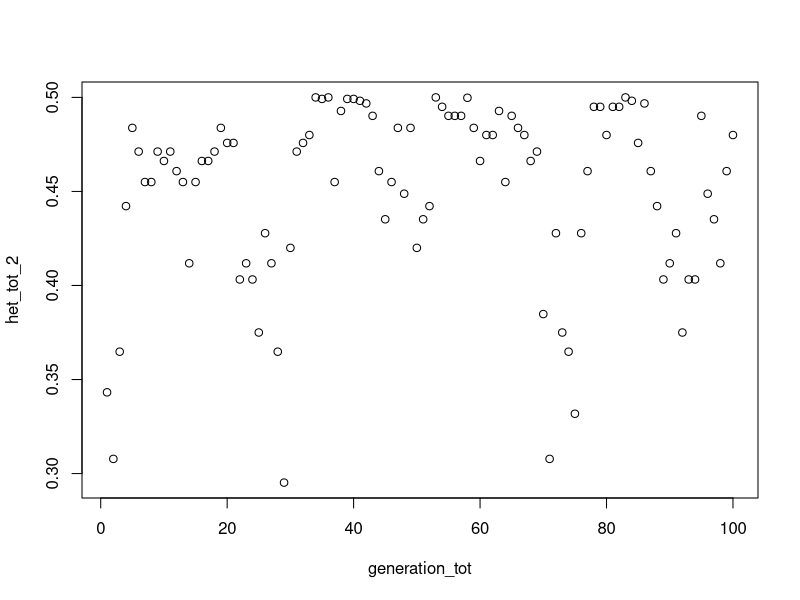
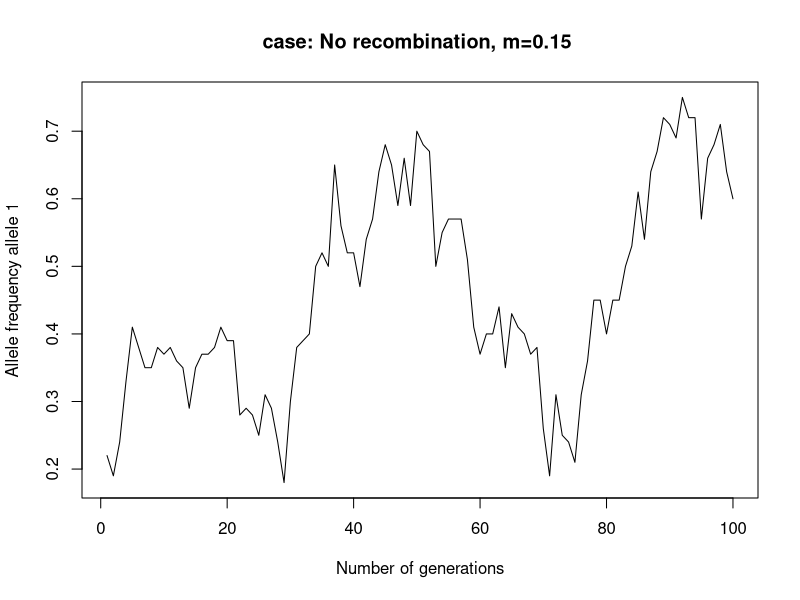

Write the R code that produced these figures, in order.
# script to simulate overdominance without migration...

# Richmond change...
#setwd("C:/Users/z5122213/Desktop/r_overdominance")
setwd("~/R")

# how many loci are being modeled

nloci<-2

# how many metapopulations
meta<-1

# how many generations are we simulating
gens<-100

# what is the total pop size
popsize<-50

# what years are individuals being transferred

transfer<-400 # setting this to a high number in order to skip transfers...

# how many individuals are being transferred per transfer (currently restricted to 1 or 2)

numtrans<-0 # not doing transfers

# how many offspring does each pairing produce?
pairings<-10

# does recombination happen in males? TRUE = yes, FALSE = no
mrecomb<-TRUE

# how many replicates to run
replicates<-1

# file name info...
scenarioname<-"scenario1"
dir.create(scenarioname)

# need to loop over a range of crossing over rates...
for(c in seq(0,0,0)){
 
 message("c = ",c)
  
  # need to loop over a range of mortality rates due to homozygosity
  for(m in seq(0.15,0.15)){
    message("m = ",m)

    # need to loop through a series of replicate runs...
    for(i in 1:replicates){
      message("i = ",i)
      locilist<-list()
      allelefreqp1<-list()
      # first need to generate a base population...
      # Name the alleles at loci 1 (the potentially lethal one...)
      locilist[[1]]<-c(1,2)
      # Allele frequencies for loci 1
      allelefreqp1[[1]]<-c(0.2,0.8)
      # Name the alleles at loci 2 (the neutral one...)
      locilist[[2]]<-c(10,20)
      # Allele frequencies for loci 2
      allelefreqp1[[2]]<-c(0.5,0.5)

      # Calculating the number of individuals/meta population
      metasz<-c(popsize/meta)
  
      # Create a data.frame to track details...
      popgenome1<-as.data.frame(matrix(ncol=nloci*2+6,nrow=metasz))
  
      # first column is sex
      popgenome1[1:(metasz/2),1]<-"Male"
      popgenome1[(metasz/2+1):metasz,1]<-"Female"
  
      # second column is population
      popgenome1[,2]<-1
  
      # third column is generation
      popgenome1[,3]<-0
  
      # fourth column is male parent
      popgenome1[,4]<-0
  
      # fifth column is female parent
      popgenome1[,5]<-0
  
      # sixth column is generation individual number
      popgenome1[,6]<-rownames(popgenome1)
  
      
      # generate initial genotypes for population 1
      
      # going to put the two loci on a single stretch of chromosome one after the other in the data table
      for(k in 1:nloci){
        popgenome1[1:metasz,(k+6)]<-sample(locilist[[k]], size=metasz, replace=TRUE, prob=allelefreqp1[[k]])
        popgenome1[1:metasz,(k+8)]<-sample(locilist[[k]], size=metasz, replace=TRUE, prob=allelefreqp1[[k]])
      }
  
      # We have our population genomes, now we have to simulate the population over time...
  
      pop1<-popgenome1
     
      #heterozygosity variables
      het_tot_1=list()
      het_tot_2=list()
      generation_tot=list()
      alle_freq__tot_1=list()
  
      for (g in 1:gens){
        #message("g = ",g)
        # males and females from pop 1
        malep1<-which(popgenome1$V1=="Male")
        femalep1<-which(popgenome1$V1=="Female")
    
        # create matrix into which parent combinations are placed
        parents1<-matrix(nrow=metasz,ncol=2)
    
        # select males and females that are mating with each other - males column 1 females column 2
        parents1[,1]<-sample(as.numeric(malep1), size=metasz, replace=TRUE, prob=NULL)
        parents1[,2]<-sample(as.numeric(femalep1), size=metasz, replace=TRUE, prob=NULL)
        
        # have parents, now lets make offspring making pairings*offspring/pairing young
        offspring1<-as.data.frame(matrix(nrow=metasz*pairings,ncol=(7+nloci*2)))
        
        # now have to loop through the pairings to make offspring...
        for(p in 1:dim(parents1)[1]){
          # give the offspring a sex
          offspring1[((p-1)*pairings+1):(p*pairings),1]<-sample(c("Male","Female"),size=pairings, replace=TRUE)
          # mark the source population of the individual
          offspring1[((p-1)*pairings+1):(p*pairings),2]<-1
          # mark the generation of the offspring
          offspring1[((p-1)*pairings+1):(p*pairings),3]<-g
          # give the male parent
          offspring1[((p-1)*pairings+1):(p*pairings),4]<-parents1[p,1]
          # give the female parent
          offspring1[((p-1)*pairings+1):(p*pairings),5]<-parents1[p,2]
          
          # 6 is reserved for ind # and 7 is reserved for alive/dead status
          
          # getting genotype of each offspring for a pairing...
          
          # parent chromosomes
          mchrome1<-c(popgenome1[parents1[p,1],7],popgenome1[parents1[p,1],8])
          mchrome2<-c(popgenome1[parents1[p,1],9],popgenome1[parents1[p,1],10])
          fchrome1<-c(popgenome1[parents1[p,2],7],popgenome1[parents1[p,2],8])
          fchrome2<-c(popgenome1[parents1[p,2],9],popgenome1[parents1[p,2],10])
          for(n in 1:pairings){
            # getting the genotype from dad
            randad<-runif(1) # getting a random deviate to see if crossing over happens
            mctemp1<-rep(NA,2)
            mctemp2<-rep(NA,2)
            if(randad<c & mrecomb){
            mctemp1<-c(mchrome1[1],mchrome2[2])
            mctemp2<-c(mchrome2[1],mchrome1[2])
            } else {
              mctemp1<-mchrome1 # store 1st male gamete from dad
              mctemp2<-mchrome2 # store 2nd male gamete from dad
            }
            malechromes<-list(mctemp1,mctemp2)
            # pick which male gamete this offspring is getting...
            offspring1[(p-1)*pairings+n,8:9]<-malechromes[[sample(c(1,2),1)]]
            
            # getting the genotype from mom
            ranmom<-runif(1) # getting a random deviate to see if crossing over happens
            fctemp1<-rep(NA,2)
            fctemp2<-rep(NA,2)
            if(ranmom<c){
             fctemp1<-c(fchrome1[1],fchrome2[2])
            fctemp2<-c(fchrome2[1],fchrome1[2])
            } else {
              fctemp1<-fchrome1 # store 1st female gamete from mom
              fctemp2<-fchrome2 # store 2nd female gamete from mom
            }
            femalechromes<-list(fctemp1,fctemp2)
            # pick which male gamete this offspring is getting...
            offspring1[(p-1)*pairings+n,10:11]<-femalechromes[[sample(c(1,2),1)]]
          }
        }
        offspring1[,6]<-as.numeric(rownames(offspring1))
        offspring1[,7]<-1 # "1 = alive"
        offspring1$V12<-runif(dim(offspring1)[1])
        for(ii in 1:dim(offspring1)[1]){
          # apply mortality if an individual is homozygous for the second loci on each chromosome
          if(offspring1[ii,"V8"]==offspring1[ii,"V10"]){ # test to find homozygotes
            if(offspring1[ii,"V12"]<m){  # if the random number assigned to that ind is less than mort probability
              offspring1$V7[ii]<-0   # set the individual to dead
            }
          }
        }
        # get the male and female offsprings that are alive and then select the ones we'll use for 
        # the next generations
        maleoffs<-offspring1[which(offspring1$V1=="Male" & offspring1$V7==1),]
        femaleoffs<-offspring1[which(offspring1$V1=="Female" & offspring1$V7==1),]
        popgenome1<-rbind(maleoffs[sample(1:dim(maleoffs)[1],size=metasz/2,replace=FALSE),],femaleoffs[sample(1:dim(femaleoffs)[1],size=metasz/2,replace=FALSE),])
        popgenome1<-popgenome1[,c("V1","V2","V3","V4","V5","V6","V8","V9","V10","V11")]
        colnames(popgenome1)<-c("V1","V2","V3","V4","V5","V6","V7","V8","V9","V10")
        pop1<-rbind(pop1,popgenome1)
        
        #calculate heterozygosity
        count_allele_10<-sum(length(which(popgenome1$V8==10)),length(which(popgenome1$V10==10))) 
        count_allele_20<-100-count_allele_10 
        het_1<-1-sum(((count_allele_10/100)^2),((count_allele_20/100)^2))
        count_allele_1<-sum(length(which(popgenome1$V7==1)),length(which(popgenome1$V9==1)))
        count_allele_2<-100-count_allele_1
        het_2<-1-sum(((count_allele_1/100)^2),((count_allele_2/100)^2))
        het_tot_1<-rbind(het_tot_1,het_1)
        het_tot_2<-rbind(het_tot_2,het_2)
        generation_tot<-rbind(generation_tot,g)
        # frequency allele 1
        alle_freq_1<-(count_allele_1*(sum(count_allele_1,count_allele_2))/10000)
        alle_freq__tot_1<-rbind(alle_freq__tot_1, alle_freq_1)
      }
      colnames(pop1)<-c("sex","source","gen","malep","femalep","indnum","c1-l1","c1-l2","c2-l1","c2-l2")
      write.csv(pop1,file=paste(scenarioname,"\\",scenarioname,"-cr","-mort",m*100,"-rep-",i,".csv",sep=""),row.names=FALSE)
      #plot(generation_tot,het_tot_1)
      plot(generation_tot,het_tot_2)
      plot(generation_tot, alle_freq__tot_1,type="l", ylab = "Allele frequency allele 1",xlab = "Number of generations",main = "case: No recombination, m=0.15 ")
    }
  }
}

